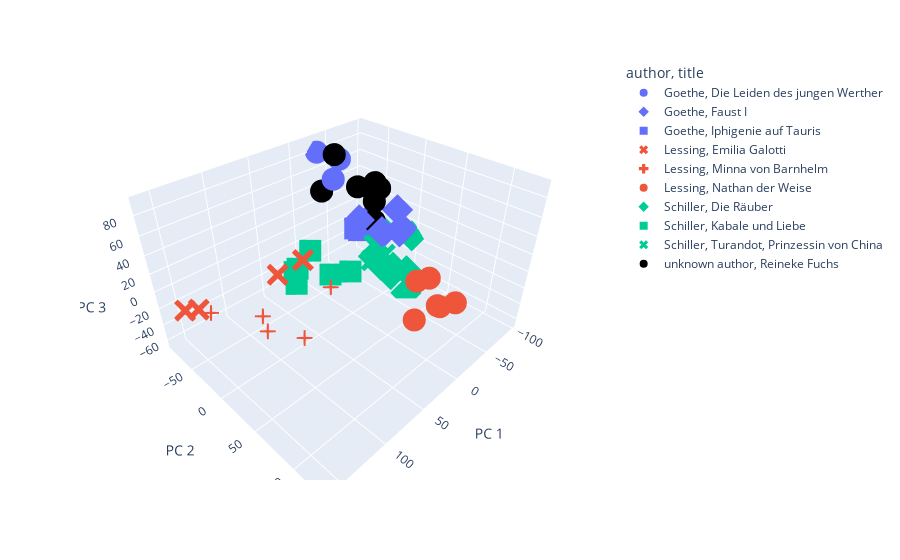

Notebook source saved alongside this figure:
### Markdown cell above
Der unbekannte Text ist gemäß der zweidimensionalen Projektion vermeindlich von Goethe oder Schiller. Eine genauere Unterscheidung ist hier nicht möglich.

Nimmt man hingegen die dritte Hauptkomponente hinzu, so sind die schwarzen Punkte relativ gut Goethe zuzuordnen. Tatsächlich stammt der Text *Reineke Fuchs* von Goethe.

### Code cell
fig  = px.scatter_3d(freqs,     x="PC 1", y="PC 2", z="PC 3", color="author", symbol = "title")
fig2 = px.scatter_3d(freqs_new, x="PC 1", y="PC 2", z="PC 3", color="author", symbol = "title", color_discrete_sequence=['rgb(0, 0, 0)'])

fig.add_traces(fig2.data)
fig.show()

### Figure 1 — Plotly figure (JSON) as saved in the notebook; plotly's stock layout.template omitted (floating-point values rounded to 4 significant figures)
{"data": [{"hovertemplate": "author=Goethe<br>title=Die Leiden des jungen Werther<br>PC 1=%{x}<br>PC 2=%{y}<br>PC 3=%{z}<extra></extra>", "legendgroup": "Goethe, Die Leiden des jungen Werther", "marker": {"color": "#636efa", "symbol": "circle"}, "mode": "markers", "name": "Goethe, Die Leiden des jungen Werther", "scene": "scene", "showlegend": true, "type": "scatter3d", "x": [-31.88, -30.2, -8.141], "y": [-52.36, -84.88, -36.81], "z": [81.78, 80.33, 72.77]}, {"hovertemplate": "author=Goethe<br>title=Faust I<br>PC 1=%{x}<br>PC 2=%{y}<br>PC 3=%{z}<extra></extra>", "legendgroup": "Goethe, Faust I", "marker": {"color": "#636efa", "symbol": "diamond"}, "mode": "markers", "name": "Goethe, Faust I", "scene": "scene", "showlegend": true, "type": "scatter3d", "x": [-78.87, -59.4, -54.98, -38.6, -38.26, -41.49], "y": [-10.86, -17.15, 12.74, 2.832, 28.41, -32.29], "z": [22.02, -4.771, 14.34, 17.27, 32.44, 15.74]}, {"hovertemplate": "author=Goethe<br>title=Iphigenie auf Tauris<br>PC 1=%{x}<br>PC 2=%{y}<br>PC 3=%{z}<extra></extra>", "legendgroup": "Goethe, Iphigenie auf Tauris", "marker": {"color": "#636efa", "symbol": "square"}, "mode": "markers", "name": "Goethe, Iphigenie auf Tauris", "scene": "scene", "showlegend": true, "type": "scatter3d", "x": [-68.16, -59.62, -58.35], "y": [-44.69, -55.7, -48.36], "z": [1.176, -12.11, -10.85]}, {"hovertemplate": "author=Lessing<br>title=Emilia Galotti<br>PC 1=%{x}<br>PC 2=%{y}<br>PC 3=%{z}<extra></extra>", "legendgroup": "Lessing, Emilia Galotti", "marker": {"color": "#EF553B", "symbol": "x"}, "mode": "markers", "name": "Lessing, Emilia Galotti", "scene": "scene", "showlegend": true, "type": "scatter3d", "x": [73.03, 71.2, 153.5, 159.9], "y": [-29.98, 7.11, -39.57, -53.2], "z": [2.689, 36.48, 1.091, -4.203]}, {"hovertemplate": "author=Lessing<br>title=Minna von Barnhelm<br>PC 1=%{x}<br>PC 2=%{y}<br>PC 3=%{z}<extra></extra>", "legendgroup": "Lessing, Minna von Barnhelm", "marker": {"color": "#EF553B", "symbol": "cross"}, "mode": "markers", "name": "Lessing, Minna von Barnhelm", "scene": "scene", "showlegend": true, "type": "scatter3d", "x": [55.79, 85.0, 121.1, 107.2, 148.7], "y": [25.56, 19.69, 10.3, -6.179, -27.23], "z": [8.446, -38.26, 4.227, -32.34, 2.092]}, {"hovertemplate": "author=Lessing<br>title=Nathan der Weise<br>PC 1=%{x}<br>PC 2=%{y}<br>PC 3=%{z}<extra></extra>", "legendgroup": "Lessing, Nathan der Weise", "marker": {"color": "#EF553B", "symbol": "circle"}, "mode": "markers", "name": "Lessing, Nathan der Weise", "scene": "scene", "showlegend": true, "type": "scatter3d", "x": [-6.729, 4.049, 13.14, 9.561, 9.758, 30.52], "y": [99.6, 109.0, 128.6, 98.42, 86.11, 102.1], "z": [-6.413, 4.13, 24.85, 32.31, 22.81, 0.8743]}, {"hovertemplate": "author=Schiller<br>title=Die Räuber<br>PC 1=%{x}<br>PC 2=%{y}<br>PC 3=%{z}<extra></extra>", "legendgroup": "Schiller, Die Räuber", "marker": {"color": "#00cc96", "symbol": "diamond"}, "mode": "markers", "name": "Schiller, Die Räuber", "scene": "scene", "showlegend": true, "type": "scatter3d", "x": [-48.6, -96.64, -63.17, -84.86, -41.02, -38.38, -61.23, -48.21], "y": [12.23, -2.058, 21.55, -42.73, -9.777, 17.85, -15.45, 30.89], "z": [-27.69, -14.8, -65.39, -13.78, -20.35, -29.18, -44.74, -22.74]}, {"hovertemplate": "author=Schiller<br>title=Kabale und Liebe<br>PC 1=%{x}<br>PC 2=%{y}<br>PC 3=%{z}<extra></extra>", "legendgroup": "Schiller, Kabale und Liebe", "marker": {"color": "#00cc96", "symbol": "square"}, "mode": "markers", "name": "Schiller, Kabale und Liebe", "scene": "scene", "showlegend": true, "type": "scatter3d", "x": [-7.562, 16.11, 29.34, 32.8, 46.99, 8.524], "y": [-12.05, -48.04, -60.06, -50.11, -35.39, -25.8], "z": [-24.86, -4.366, -31.25, -20.09, -24.68, -27.65]}, {"hovertemplate": "author=Schiller<br>title=Turandot, Prinzessin von China<br>PC 1=%{x}<br>PC 2=%{y}<br>PC 3=%{z}<extra></extra>", "legendgroup": "Schiller, Turandot, Prinzessin von China", "marker": {"color": "#00cc96", "symbol": "x"}, "mode": "markers", "name": "Schiller, Turandot, Prinzessin von China", "scene": "scene", "showlegend": true, "type": "scatter3d", "x": [-39.14, -47.75, -22.5, -2.532], "y": [-7.804, -8.319, 21.66, 22.14], "z": [-4.735, -5.94, 5.084, 8.217]}, {"hovertemplate": "author=unknown author<br>title=Reineke Fuchs<br>PC 1=%{x}<br>PC 2=%{y}<br>PC 3=%{z}<extra></extra>", "legendgroup": "unknown author, Reineke Fuchs", "marker": {"color": "rgb(0, 0, 0)", "symbol": "circle"}, "mode": "markers", "name": "unknown author, Reineke Fuchs", "scene": "scene", "showlegend": true, "type": "scatter3d", "x": [-64.36, -45.82, -57.98, -42.0, -19.18, -11.82, -43.46, -28.69], "y": [-31.44, -15.72, -33.92, -12.16, -46.49, -58.29, -37.58, 5.597], "z": [5.763, 42.61, 47.57, 66.07, 92.03, 51.16, 52.22, 70.7]}], "layout": {"legend": {"title": {"text": "author, title"}, "tracegroupgap": 0}, "margin": {"t": 60}, "scene": {"domain": {"x": [0, 1], "y": [0, 1]}, "xaxis": {"title": {"text": "PC 1"}}, "yaxis": {"title": {"text": "PC 2"}}, "zaxis": {"title": {"text": "PC 3"}}}}}
